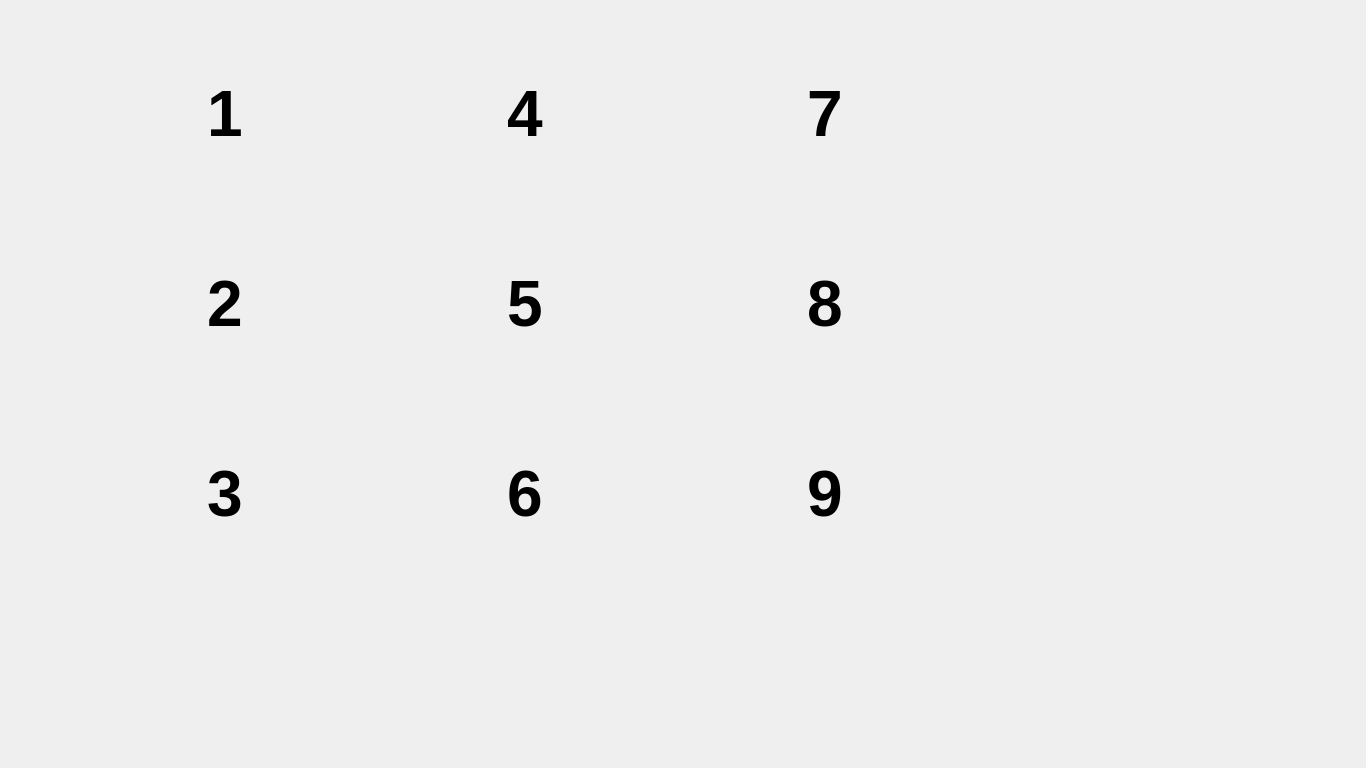
<?xml version="1.0" encoding="UTF-8"?>
<ui version="4.0">
 <class>p300</class>
 <widget class="QWidget" name="p300">
  <property name="geometry">
   <rect>
    <x>0</x>
    <y>0</y>
    <width>1366</width>
    <height>768</height>
   </rect>
  </property>
  <property name="windowTitle">
   <string>Form</string>
  </property>
  <widget class="QLabel" name="label_4">
   <property name="geometry">
    <rect>
     <x>160</x>
     <y>430</y>
     <width>130</width>
     <height>130</height>
    </rect>
   </property>
   <property name="styleSheet">
    <string notr="true"/>
   </property>
   <property name="text">
    <string>&lt;html&gt;&lt;head/&gt;&lt;body&gt;&lt;p align=&quot;center&quot;&gt;&lt;span style=&quot; font-size:48pt; font-weight:600;&quot;&gt;3&lt;/span&gt;&lt;/p&gt;&lt;/body&gt;&lt;/html&gt;</string>
   </property>
   <property name="textFormat">
    <enum>Qt::RichText</enum>
   </property>
  </widget>
  <widget class="QLabel" name="label_3">
   <property name="geometry">
    <rect>
     <x>160</x>
     <y>240</y>
     <width>130</width>
     <height>130</height>
    </rect>
   </property>
   <property name="styleSheet">
    <string notr="true"/>
   </property>
   <property name="text">
    <string>&lt;html&gt;&lt;head/&gt;&lt;body&gt;&lt;p align=&quot;center&quot;&gt;&lt;span style=&quot; font-size:48pt; font-weight:600;&quot;&gt;2&lt;/span&gt;&lt;/p&gt;&lt;/body&gt;&lt;/html&gt;</string>
   </property>
   <property name="textFormat">
    <enum>Qt::RichText</enum>
   </property>
  </widget>
  <widget class="QLabel" name="label_2">
   <property name="geometry">
    <rect>
     <x>160</x>
     <y>50</y>
     <width>130</width>
     <height>130</height>
    </rect>
   </property>
   <property name="styleSheet">
    <string notr="true"/>
   </property>
   <property name="text">
    <string>&lt;html&gt;&lt;head/&gt;&lt;body&gt;&lt;p align=&quot;center&quot;&gt;&lt;span style=&quot; font-size:48pt; font-weight:600;&quot;&gt;1&lt;/span&gt;&lt;/p&gt;&lt;/body&gt;&lt;/html&gt;</string>
   </property>
   <property name="textFormat">
    <enum>Qt::RichText</enum>
   </property>
  </widget>
  <widget class="QLabel" name="label_9">
   <property name="geometry">
    <rect>
     <x>460</x>
     <y>240</y>
     <width>130</width>
     <height>130</height>
    </rect>
   </property>
   <property name="styleSheet">
    <string notr="true"/>
   </property>
   <property name="text">
    <string>&lt;html&gt;&lt;head/&gt;&lt;body&gt;&lt;p align=&quot;center&quot;&gt;&lt;span style=&quot; font-size:48pt; font-weight:600;&quot;&gt;5&lt;/span&gt;&lt;/p&gt;&lt;/body&gt;&lt;/html&gt;</string>
   </property>
   <property name="textFormat">
    <enum>Qt::RichText</enum>
   </property>
  </widget>
  <widget class="QLabel" name="label_11">
   <property name="geometry">
    <rect>
     <x>760</x>
     <y>430</y>
     <width>130</width>
     <height>130</height>
    </rect>
   </property>
   <property name="styleSheet">
    <string notr="true"/>
   </property>
   <property name="text">
    <string>&lt;html&gt;&lt;head/&gt;&lt;body&gt;&lt;p align=&quot;center&quot;&gt;&lt;span style=&quot; font-size:48pt; font-weight:600;&quot;&gt;9&lt;/span&gt;&lt;/p&gt;&lt;/body&gt;&lt;/html&gt;</string>
   </property>
   <property name="textFormat">
    <enum>Qt::RichText</enum>
   </property>
  </widget>
  <widget class="QLabel" name="label_7">
   <property name="geometry">
    <rect>
     <x>460</x>
     <y>430</y>
     <width>130</width>
     <height>130</height>
    </rect>
   </property>
   <property name="styleSheet">
    <string notr="true"/>
   </property>
   <property name="text">
    <string>&lt;html&gt;&lt;head/&gt;&lt;body&gt;&lt;p align=&quot;center&quot;&gt;&lt;span style=&quot; font-size:48pt; font-weight:600;&quot;&gt;6&lt;/span&gt;&lt;/p&gt;&lt;/body&gt;&lt;/html&gt;</string>
   </property>
   <property name="textFormat">
    <enum>Qt::RichText</enum>
   </property>
  </widget>
  <widget class="QLabel" name="label_13">
   <property name="geometry">
    <rect>
     <x>760</x>
     <y>240</y>
     <width>130</width>
     <height>130</height>
    </rect>
   </property>
   <property name="styleSheet">
    <string notr="true"/>
   </property>
   <property name="text">
    <string>&lt;html&gt;&lt;head/&gt;&lt;body&gt;&lt;p align=&quot;center&quot;&gt;&lt;span style=&quot; font-size:48pt; font-weight:600;&quot;&gt;8&lt;/span&gt;&lt;/p&gt;&lt;/body&gt;&lt;/html&gt;</string>
   </property>
   <property name="textFormat">
    <enum>Qt::RichText</enum>
   </property>
  </widget>
  <widget class="QLabel" name="label_8">
   <property name="geometry">
    <rect>
     <x>460</x>
     <y>50</y>
     <width>130</width>
     <height>130</height>
    </rect>
   </property>
   <property name="styleSheet">
    <string notr="true"/>
   </property>
   <property name="text">
    <string>&lt;html&gt;&lt;head/&gt;&lt;body&gt;&lt;p align=&quot;center&quot;&gt;&lt;span style=&quot; font-size:48pt; font-weight:600;&quot;&gt;4&lt;/span&gt;&lt;/p&gt;&lt;/body&gt;&lt;/html&gt;</string>
   </property>
   <property name="textFormat">
    <enum>Qt::RichText</enum>
   </property>
  </widget>
  <widget class="QLabel" name="label_12">
   <property name="geometry">
    <rect>
     <x>760</x>
     <y>50</y>
     <width>130</width>
     <height>130</height>
    </rect>
   </property>
   <property name="styleSheet">
    <string notr="true"/>
   </property>
   <property name="text">
    <string>&lt;html&gt;&lt;head/&gt;&lt;body&gt;&lt;p align=&quot;center&quot;&gt;&lt;span style=&quot; font-size:48pt; font-weight:600;&quot;&gt;7&lt;/span&gt;&lt;/p&gt;&lt;/body&gt;&lt;/html&gt;</string>
   </property>
   <property name="textFormat">
    <enum>Qt::RichText</enum>
   </property>
  </widget>
 </widget>
 <resources/>
 <connections/>
</ui>
